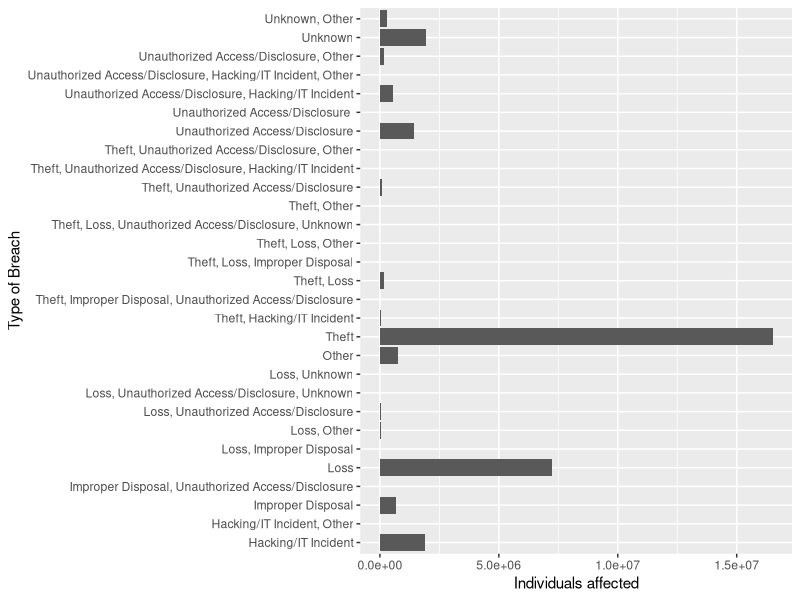
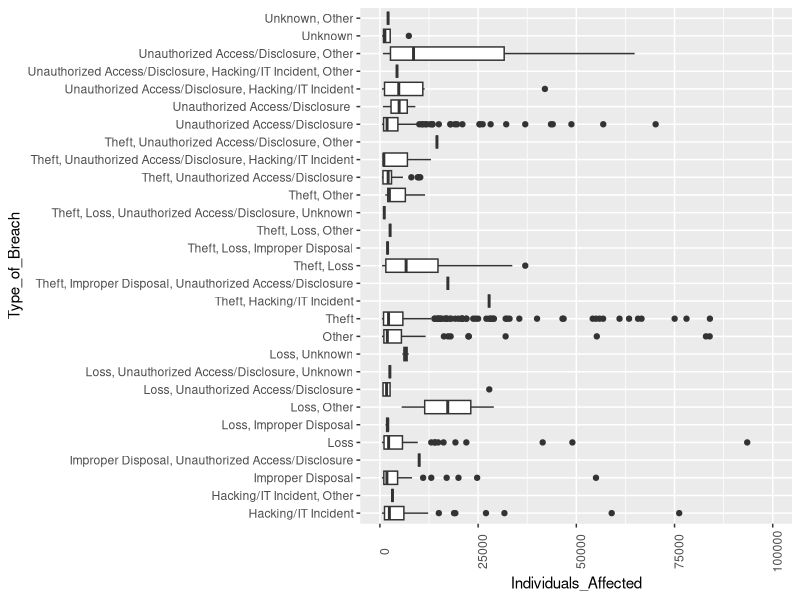
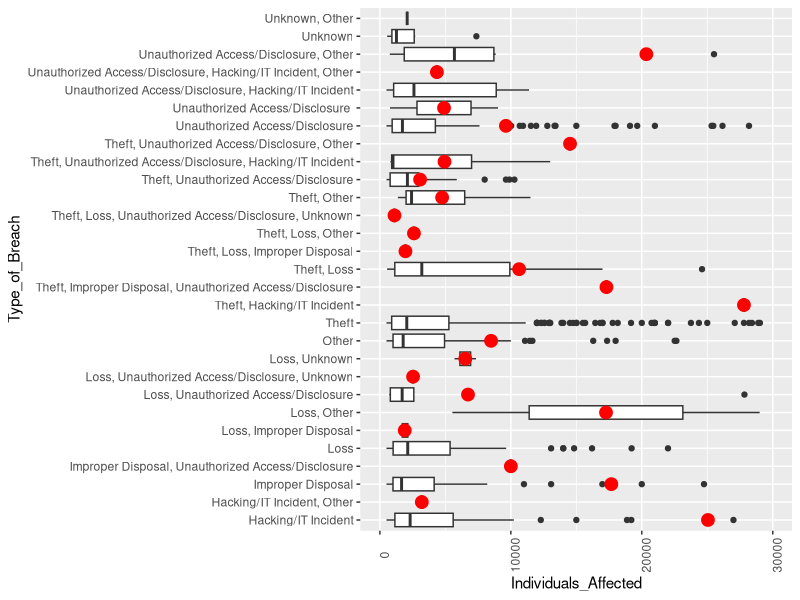

Source code (R) for these figures, in order:
## ---- chunk 1
knitr::opts_chunk$set(echo = TRUE)
## ---- chunk 2
library(tidyverse)
## ---- chunk 3
breach <- read.csv(file = 'Cyber Security Breaches.csv')
#str(breach)
## ---- chunk 4
breach1 <- breach %>%
    group_by(Type_of_Breach) %>% summarize(mean_indiv_affected = mean(Individuals_Affected,na.rm=TRUE),med_indiv_affected = median(Individuals_Affected,na.rm=TRUE))
breach1
breach2 <- breach %>%  group_by(Type_of_Breach) %>%
  summarise(count = n())
breach2
## ---- chunk 5
ggplot(breach, aes(x=Type_of_Breach, y=Individuals_Affected)) +
  geom_bar(stat="identity") +
  labs(x= 'Type of Breach', y= 'Individuals affected') +
  coord_flip()
## ---- chunk 6
ggplot(data = breach, mapping = aes(x = Type_of_Breach, y = Individuals_Affected)) +
  geom_boxplot() +
  theme(axis.text.x = element_text(angle = 90)) +
  coord_flip() +
  ylim(0,100000)
## ---- chunk 7
library(modelr)
mod <- lm(Individuals_Affected ~ Type_of_Breach, data = breach)
summary(mod)
grid <- breach %>% 
  data_grid(Type_of_Breach) %>% 
  add_predictions(mod, "Individuals_Affected")

ggplot(breach, aes(Type_of_Breach, Individuals_Affected)) + 
  geom_boxplot() +
  geom_point(data = grid, colour = "red", size = 4) +
  theme(axis.text.x = element_text(angle = 90)) +
  coord_flip()+
  ylim(0,30000)
  
